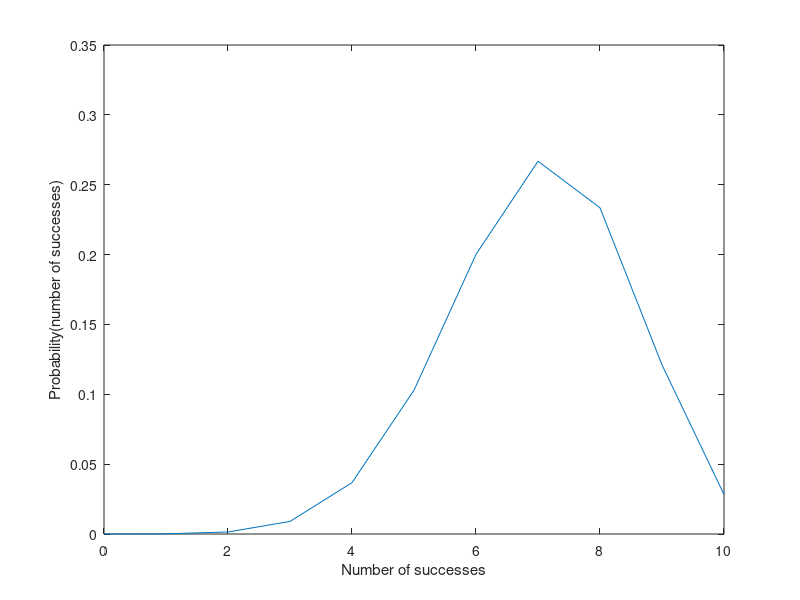

This chart was generated by the following MATLAB code: (Note: this script raises an error after producing the figure.)
N = 10;
p = 0.7;
q = 1 - p;

num_successes = linspace(0, N, N + 1);

probability_values = zeros(size(num_successes));

for k = num_successes
    
    probability_val = nchoosek(N, k) * p^k * q^(N-k);
    probability_values(k + 1) = probability_val;
end

figure;
plot(num_successes, probability_values)
xlabel('Number of successes');
ylabel('Probability(number of successes)');
title({'Discrete distribution for binomial distribution'}, {'N = 10, p = 0.7'});
saveas(gcf, 'StevenGraham_Module1_Part1_MATLAB.png');
close(figure)
